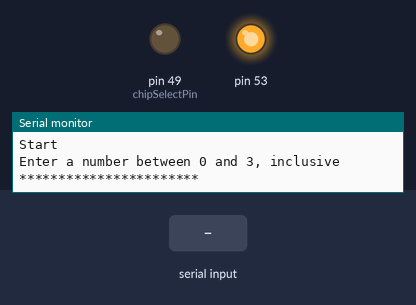
Bench run of a sketch on a simulated Arduino Mega 2560, built with avr-gcc and run on an emulated ATmega2560. On the bench: output pins drawn as LEDs (lit = HIGH), the last lines printed to the serial monitor. The inputs (shaded band) are chosen by the test bench.

Above: at 1.3 s.
1.4 s: "90,45\n" received over Serial
At 2.6 s:
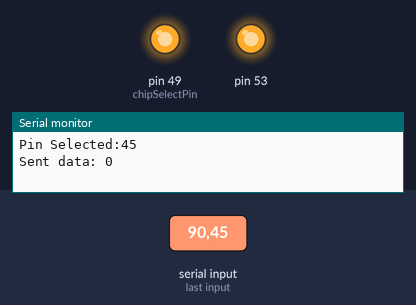
Timing chart, 0 to 4.4 s (numbered marks = the images above; inputs shaded):
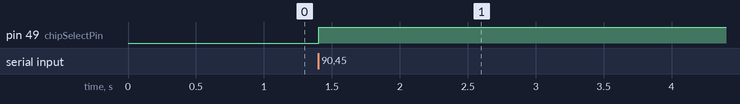

The sketch:

max350testV2.ino
```cpp
/*
 Test code for MAX350 using Arduino MEGA

 Circuit:
 CS:
 MOSI: pin 51
 MISO: pin 50
 SCK: pin 5

 */

// the sensor communicates using SPI, so include the library:
#include <SPI.h>

// pins used for the connection with the sensor
// the other you need are controlled by the SPI library):
const int chipSelectPin = 49;

void setup() {
  Serial.begin(9600);

  // start the SPI library:
  SPI.begin();

  // initalize the  data ready and chip select pins:
  pinMode(chipSelectPin, OUTPUT);

  // give the sensor time to set up:
  delay(100);
  Serial.println("***********************");
  Serial.println("Start");
  Serial.println("Enter a number between 0 and 3, inclusive");
  Serial.println("***********************\n");
}

void loop() {
  while (Serial.available() > 0)
  {
    int pinSelected = Serial.parseInt();

    //Output progress via Serial
    Serial.print("Pin Selected:");
    Serial.println(pinSelected);

    //Send command
    writeMAX350(pinSelected);

    //Wait
    Serial.println(" ");
    delay(100);
  }
}

void writeMAX350(int outputSelect)
{
  //Generate Data
  byte byteSent = 0b00000000;
  switch (outputSelect)
  {
    case 0:
      byteSent = 0b10000001;  //NO0B and NO0A closed state
      break;
    case 1:
      byteSent = 0b01000010;  //NO1B and NO1A closed state
      break;
    case 2:
      byteSent = 0b00100100;  //NO2B and NO2A closed state
      break;
    case 3:
      byteSent = 0b00011000;  //NO3B and NO3A closed state
      break;
    default:
      byteSent = 0b00000000;  //No output. All circuit are in open state
      break;
  }

  // take the chip select low to select the device:
  digitalWrite(chipSelectPin, LOW);

  Serial.print("Sent data: ");
  Serial.println(byteSent, BIN);

  SPI.transfer(byteSent);  //Send value to record into register

  // take the chip select high to de-select:
  digitalWrite(chipSelectPin, HIGH);
}
```

Measured:
- after the input at 1.4 s, pin 49 (chipSelectPin): LOW → HIGH at once
